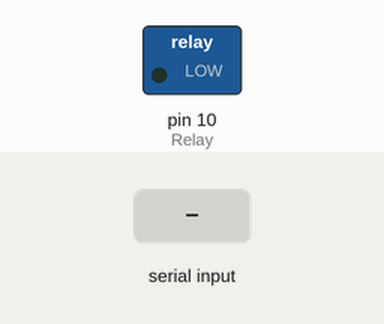
The sketch below on a simulated Arduino Uno, built with avr-gcc and run on an emulated ATmega328P. Parts: switched loads named in the sketch (green lamp = pin HIGH). The inputs (shaded band) are chosen by the test bench.

Above: at 1.2 s.
1.3 s: "a" received over Serial
At 3.2 s:
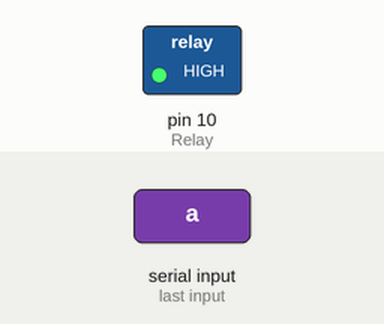
3.5 s: "b" received over Serial
At 4.7 s:
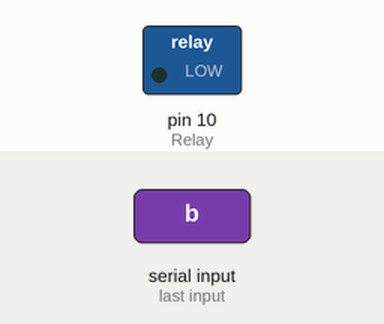
Timing chart, 0 to 6.5 s (numbered marks = the images above; inputs shaded):
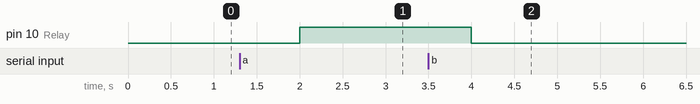

Measured:
- after the input at 1.3 s, pin 10 (Relay): LOW → HIGH after 0.70 s
- after the input at 3.5 s, pin 10 (Relay): HIGH → LOW after 0.50 s

The sketch:

203.ino
```cpp
#define Relay 10
String readString;

void setup() {
  Serial.begin(9600);
  pinMode(Relay, OUTPUT);
}

void loop() {
  readString = "";
  if (Serial.available()) {
    char c = Serial.read();
    readString += c;
    if (c == 'a') {
      digitalWrite(Relay, HIGH);
    }
    if (c == 'b') {
      digitalWrite(Relay, LOW);
    }
  }
  delay(2000);
}
```
